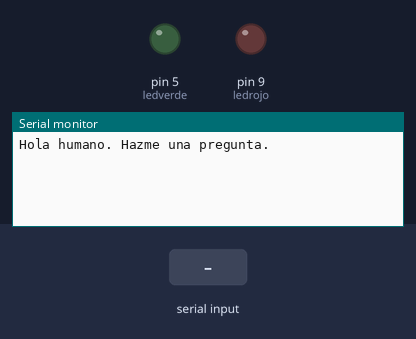
A sketch run on a simulated Arduino Uno, built with avr-gcc and run on an emulated ATmega328P. Parts: output pins drawn as LEDs (lit = HIGH), the last lines printed to the serial monitor. Inputs (shaded band) come from the test bench. Random numbers use the default seed unless the sketch sets one.

Above: at 1.2 s.
1.3 s: "1\n" received over Serial
At 2.1 s:
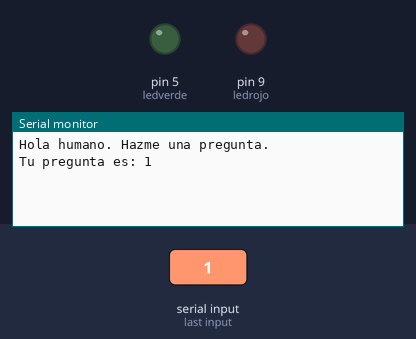
At 3.5 s:
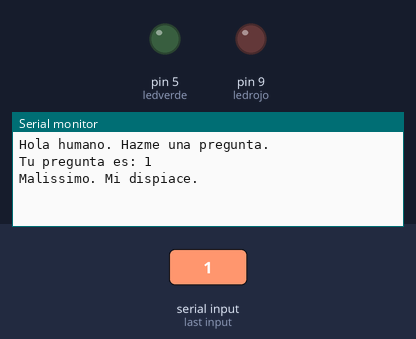

The sketch:

MiOraculo.ino
```cpp
/////MIS VARIABLES/////


int numRandom;
String miPregunta;
String sbueno= "Spettacolare!";
String smalo= "Malissimo. Mi dispiace.";
const int ledrojo= 9; // Respuesta mala
const int ledverde= 5; // Respuesta buena

/* este es otro
comentario
de varias
lineas
*/


/////MI SETUP///////

void setup() {
  // put your setup code here, to run once:
Serial.begin(9600);
pinMode (ledverde, OUTPUT);
pinMode (ledrojo, OUTPUT);
if (Serial) {
  Serial.println ("Hola humano. Hazme una pregunta.");
}

}

///////MI LOOP//////
void loop() {
  // put your main code here, to run repeatedly:
if (Serial.available ()>0) {
  miPregunta = Serial.readStringUntil('\n'); //'\n', '\t', '\r' nuova linea/ tabulador/return
  Serial.print ("Tu pregunta es: ");
  Serial.println (miPregunta);
  delay (1000);
  // Tiramos un dado
  numRandom = random (0,2);

  if (numRandom == 0){
 Serial.println (sbueno);
   analogWrite (ledverde, 255); //conectar luz con la respuesta
  }


 if (numRandom == 1){
  Serial.println (smalo);
}

}


}
```

Measured:
- after the input at 1.3 s, the serial monitor: prints a new line at once (image 1)
